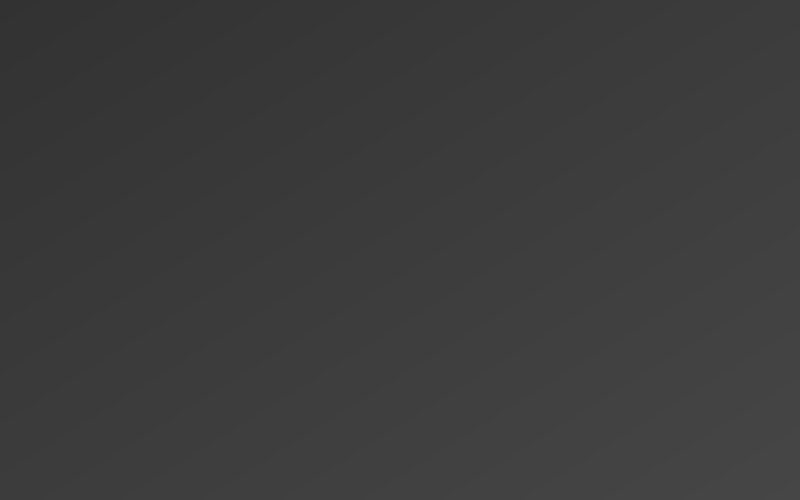
<?xml version="1.0" encoding="UTF-8"?>
<ui version="4.0">
 <class>Form</class>
 <widget class="QWidget" name="Form">
  <property name="geometry">
   <rect>
    <x>0</x>
    <y>0</y>
    <width>800</width>
    <height>500</height>
   </rect>
  </property>
  <property name="minimumSize">
   <size>
    <width>800</width>
    <height>500</height>
   </size>
  </property>
  <property name="maximumSize">
   <size>
    <width>800</width>
    <height>500</height>
   </size>
  </property>
  <property name="windowTitle">
   <string>getmac</string>
  </property>
  <property name="styleSheet">
   <string notr="true">background-color: qlineargradient(spread:pad, x1:0, y1:0, x2:1, y2:1, stop:0 rgba(50, 50, 50, 255), stop:1 rgba(70, 70, 70, 255));</string>
  </property>
  <widget class="QPlainTextEdit" name="plainTextEdit">
   <property name="geometry">
    <rect>
     <x>20</x>
     <y>10</y>
     <width>251</width>
     <height>461</height>
    </rect>
   </property>
   <property name="styleSheet">
    <string notr="true">font: 14pt &quot;Times New Roman&quot;;
border-style:outset;
color: rgb(190, 190, 190);
background-color: rgba(255, 255, 255, 0);</string>
   </property>
   <property name="plainText">
    <string/>
   </property>
  </widget>
  <widget class="QPlainTextEdit" name="plainTextEdit_2">
   <property name="geometry">
    <rect>
     <x>300</x>
     <y>10</y>
     <width>511</width>
     <height>451</height>
    </rect>
   </property>
   <property name="styleSheet">
    <string notr="true">font: 14pt &quot;Times New Roman&quot;;
border-style:outset;
color: rgb(190, 190, 190);
background-color: rgba(255, 255, 255, 0);</string>
   </property>
   <property name="plainText">
    <string/>
   </property>
  </widget>
 </widget>
 <resources/>
 <connections/>
</ui>
